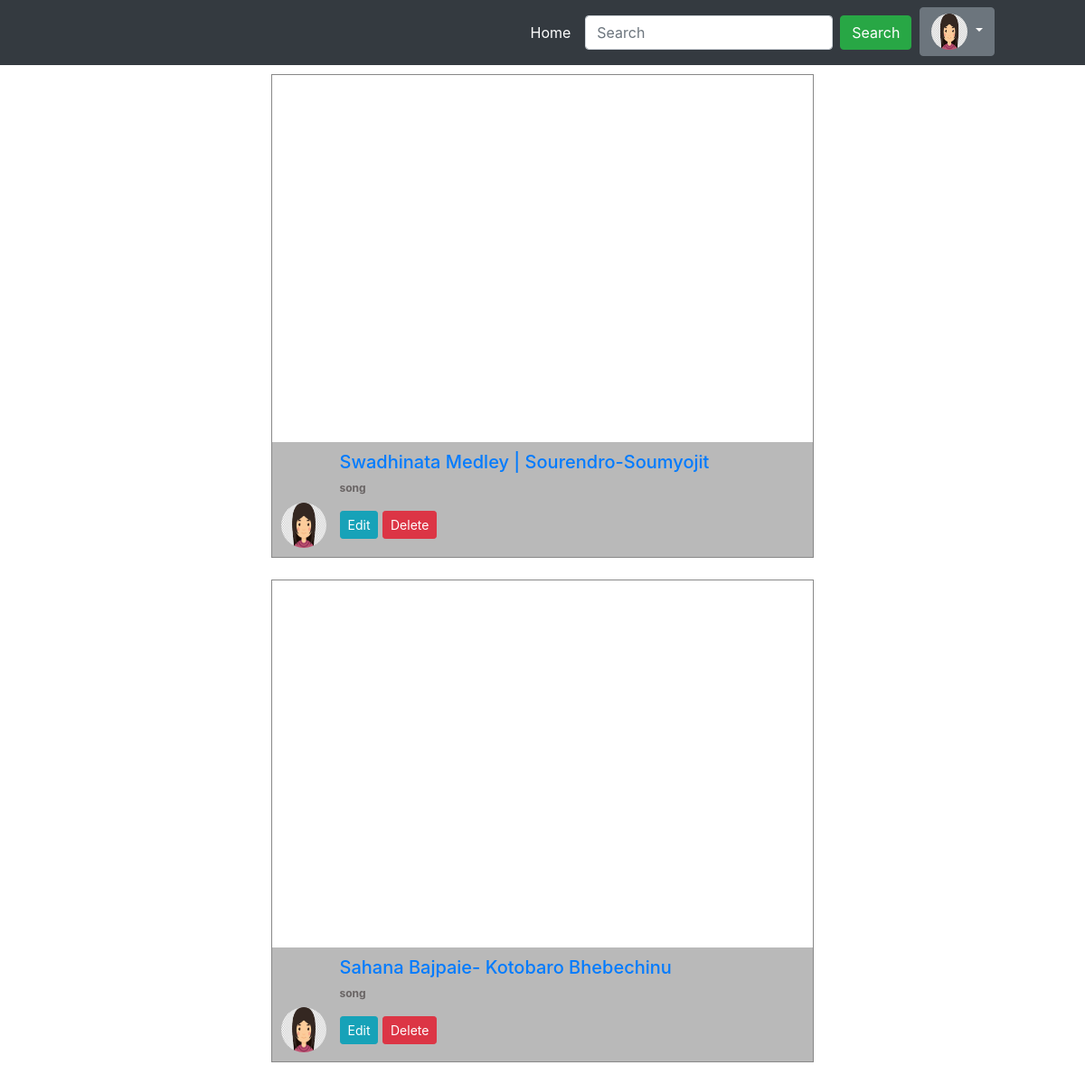
The app's page /posts/user_video/ (signed in) with its own data.
### App_Login/models.py (models this page shows)
class UserProfile(models.Model):
    user=models.OneToOneField(User,on_delete=models.CASCADE,related_name='user_profile')
    profile_pic=models.ImageField(upload_to='profile_pics',blank=True)
    description=models.TextField(blank=True)
    full_name=models.CharField(max_length=264,blank=True)
    dob=models.DateField(blank=True,null=True)

### App_Posts/models.py (models this page shows)
class Post(models.Model):
    author=models.ForeignKey(User,on_delete=models.CASCADE,related_name='post')
    video = models.FileField(upload_to='video',null=True,blank=True,validators=[FileExtensionValidator(allowed_extensions=['MOV','avi','mp4','webm','mkv'])])
    website=models.URLField(blank=True)
    caption=models.CharField(max_length=264)
    upload_date=models.DateTimeField(auto_now_add=True)
    update_to=models.DateTimeField(auto_now=True)
    catagory=models.CharField(max_length=100)
    description=models.TextField(null=True)
    class Meta:
        ordering=['-update_to']

### App_Posts/views.py (the view)
# urls.py: path('user_video/',views.user_video,name='user_video'),
@login_required
def user_video(request):
    posts=Post.objects.filter(author=request.user)
    return render(request,'App_Posts/user_video.html',context={'posts':posts})

### templates/App_Posts/user_video.html (shortened to what this page needs)
{% extends 'navbar.html' %}
{% load static %}
{% load crispy_forms_tags %}
{% block body_block %}
<div >
{% if posts %}
{% for post in posts %}
  <div style="width: 600px; margin: 0 auto;border: 1px solid #888888;" >
    {% if post.video %}
    <video width="600" height="400" controls>
      <source src="/media/{{post.video}}" type="video/mp4">
      <source src="/media/{{post.video}}" type="video/ogg">
      <source src="/media/{{post.video}}" type="video/webm">
      Your browser does not support the video tag.
    </video>
    {% else %}
    <iframe src="{{post.website}}" width="600" height="400" frameborder="0"></iframe>
    {% endif %}
      <div  style="background-color: rgb(185, 185, 185);padding: 10px;">
        <div style="display: inline-block;" >
          {% if post.author.user_profile.profile_pic %}
          <a  href="{% url 'app_login:profile_other' username=post.author %}">
              <img src="/media/{{post.author.user_profile.profile_pic}}" alt="" width="50px" height="50px" class="rounded-circle">
              </a>
      {% else %}
        <a  href="{% url 'app_login:profile_other' username=post.author %}">
            <img src="/media/profile_pics/avatar-male.jpg" alt="" width="50px" height="50px" class="rounded-circle">
        </a>
      {% endif %}
        </div>
        <div style="display: inline-block; padding-left: 10px;">
          <a href="{% url 'app_post:details' pk=post.pk %}"> <h5>{{post.caption}}</h5> </a>
          <p style="font-size: 12px;font-weight: 700; color: rgb(105, 100, 100);">{{post.catagory}} </p>
          <a href="{% url 'app_post:edit_post' pk=post.pk %}" class="btn btn-info btn-sm">Edit</a> <a href="{% url 'app_post:delete_video' pk=post.pk %}" class="btn btn-danger btn-sm">Delete</a>
        </div>
      </div>
    </div>
  <br>
{% endfor %}
{% else %}
<h4 style="text-align: center;">No video is posted. <a href="{% url 'app_post:upload' %}">Upload video</a> </h4>
{% endif %}
</div>
{% endblock %}

### templates/navbar.html (shortened to what this page needs)
<!DOCTYPE html>
{% load static %}
<html lang="en">
<head>
    <link rel="stylesheet" href="https://cdn.jsdelivr.net/npm/bootstrap@4.6.0/dist/css/bootstrap.min.css">
  <link rel="stylesheet" href="https://cdnjs.cloudflare.com/ajax/libs/font-awesome/4.7.0/css/font-awesome.min.css" />
</head>
<body>
    <nav class="navbar navbar-expand-sm bg-dark navbar-dark" style="padding-right: 100px;">
        <ul class="navbar-nav ml-auto">
            <li class="nav-link active">
                <a class="nav-link " href="{% url 'main' %}">Home</a>
            </li>
            <form class="form-inline" method="GET" >
                <input class="form-control mr-sm-2" type="text" name="search" placeholder="Search">
                <button class="btn btn-success" type="submit">Search</button>
            </form>
            {% if  user.is_authenticated %}
                <div class="nav-item dropdown ">
                    {% if user.user_profile.profile_pic %}
                    <a class=" btn btn-secondary dropdown-toggle" href="#" data-toggle="dropdown" >
                        <img src="/media/{{user.user_profile.profile_pic}}" alt="" width="40px" height="40px" class="rounded-circle">
                        </a>
                    {% else %}
                    <a class=" btn btn-secondary dropdown-toggle" href="#" data-toggle="dropdown" >
                        <img src="/media/profile_pics/avatar-male.jpg" alt="" width="40px" height="40px" class="rounded-circle">
                    </a>
                    {% endif %}
                </div>
            {% endif %}
         </ul>
    </nav>
    <div class="container" style="padding-top: 10px; " >
        {% block body_block %}
        {% endblock %}
    </div>
</body>
</html>

### records on screen
Post: author.user_profile.profile_pic (picture), caption "Swadhinata Medley | Sourendro-Soumyojit", catagory "song"
Post: author.user_profile.profile_pic (picture), caption "Sahana Bajpaie- Kotobaro Bhebechinu", catagory "song"
